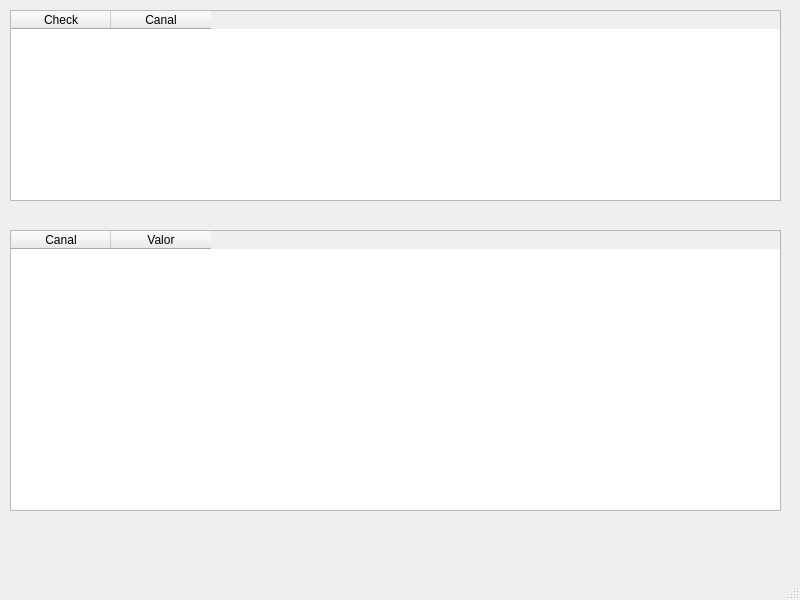
<?xml version="1.0" encoding="UTF-8"?>
<ui version="4.0">
 <class>MainWindow</class>
 <widget class="QMainWindow" name="MainWindow">
  <property name="geometry">
   <rect>
    <x>0</x>
    <y>0</y>
    <width>800</width>
    <height>600</height>
   </rect>
  </property>
  <property name="windowTitle">
   <string>MainWindow</string>
  </property>
  <widget class="QWidget" name="centralwidget">
   <widget class="QTableWidget" name="tableWidget">
    <property name="geometry">
     <rect>
      <x>10</x>
      <y>10</y>
      <width>771</width>
      <height>191</height>
     </rect>
    </property>
    <column>
     <property name="text">
      <string>Check</string>
     </property>
    </column>
    <column>
     <property name="text">
      <string>Canal</string>
     </property>
    </column>
   </widget>
   <widget class="QTableWidget" name="tableWidget_2">
    <property name="geometry">
     <rect>
      <x>10</x>
      <y>230</y>
      <width>771</width>
      <height>281</height>
     </rect>
    </property>
    <column>
     <property name="text">
      <string>Canal</string>
     </property>
    </column>
    <column>
     <property name="text">
      <string>Valor</string>
     </property>
    </column>
   </widget>
  </widget>
  <widget class="QMenuBar" name="menubar">
   <property name="geometry">
    <rect>
     <x>0</x>
     <y>0</y>
     <width>800</width>
     <height>21</height>
    </rect>
   </property>
  </widget>
  <widget class="QStatusBar" name="statusbar"/>
 </widget>
 <resources/>
 <connections/>
</ui>
